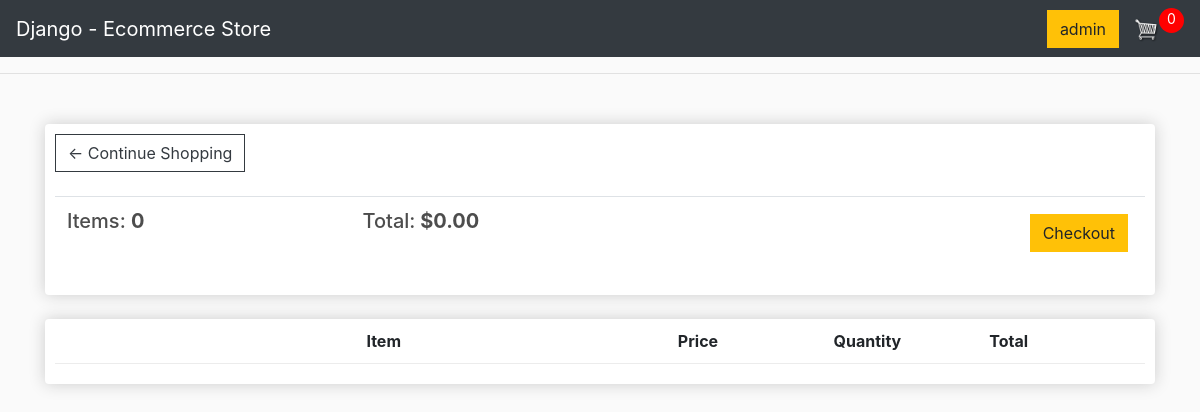
/cart/ (signed in), run on an earlier commit of the app's database.
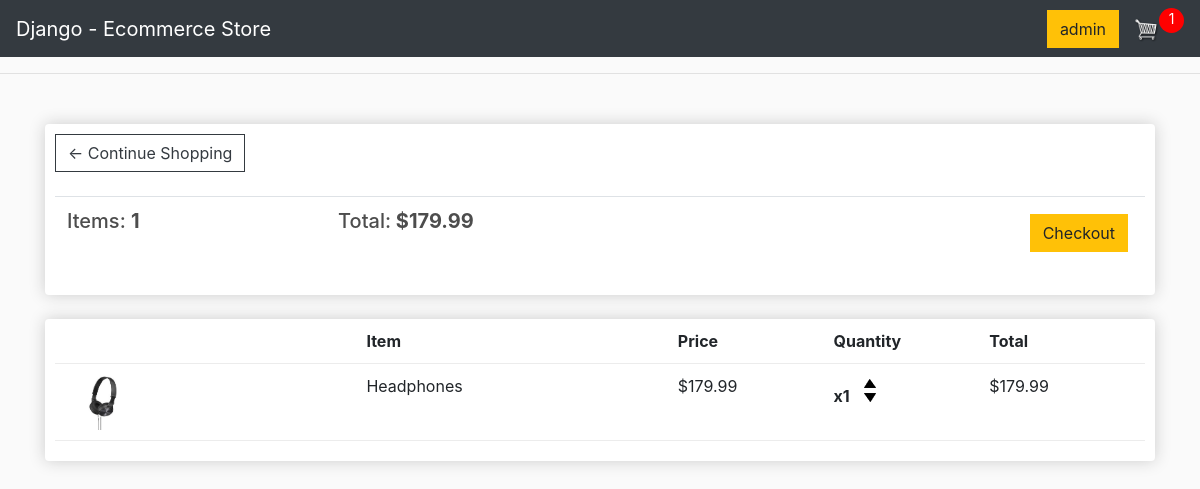
And on a later commit of the database.
### store/models.py (models this page shows, shortened)
class Order(models.Model):
    customer = models.ForeignKey(Customer, on_delete=models.SET_NULL, null=True, blank=True)
    date_ordered = models.DateTimeField(auto_now_add=True)
    complete = models.BooleanField(default=False)
    transaction_id = models.CharField(max_length=100, null=True)
    @property
    def get_cart_total(self):
        orderitems = self.orderitem_set.all()
        total = sum([item.get_total for item in orderitems])
        return total
    @property
    def get_cart_items(self):
        orderitems = self.orderitem_set.all()
        total = sum([item.quantity for item in orderitems])
        return total

class OrderItem(models.Model):
    product = models.ForeignKey(Product, on_delete=models.SET_NULL, null=True)
    order = models.ForeignKey(Order, on_delete=models.SET_NULL, null=True)
    quantity = models.IntegerField(default=0, null=True, blank=True)
    date_added = models.DateTimeField(auto_now_add=True)
    @property
    def get_total(self):
        total = self.product.price * self.quantity
        return total

class Product(models.Model):
    name =  models.CharField(max_length=200)
    price = models.DecimalField(max_digits=7, decimal_places=2)
    digital = models.BooleanField(default=False, null=True, blank=True)
    image = models.ImageField(null=True, blank=True)
    @property # property decorator: lets you access this as an attribut rather than a method
    def imageURL(self):
        try:
            url = self.image.url
        except:
            url = ''
        return url

### store/views.py (the view)
# urls.py: path('cart/', views.cart, name="cart"),
def cart(request):
     data = cartData(request)
     cartItems = data['cartItems']
     order = data['order']
     items = data['items']
     context = {'items': items, 'order': order, 'cartItems': cartItems}
     return render(request, 'store/cart.html', context)

### store/utils.py (called while the page is built)
def cartData(request):
     if request.user.is_authenticated:
          customer = request.user.customer
          order, created = Order.objects.get_or_create(customer=customer, complete=False)
          items = order.orderitem_set.all()
          cartItems = order.get_cart_items
     else:
          cookieData = cookieCart(request)
          cartItems = cookieData['cartItems']
          order = cookieData['order']
          items = cookieData['items']
     return {'items': items, 'order': order, 'cartItems': cartItems}

### store/templates/store/cart.html
{% extends 'store/main.html' %}
{% load static %}
{% block content %}
<div class="row">
	<div class="col-lg-12">
		<div class="box-element">
            <a  class="btn btn-outline-dark" href="{% url 'store' %}">&#x2190; Continue Shopping</a>
            <br>
            <br>
            <table class="table">
                <tr>
                    <th><h5>Items: <strong>{{order.get_cart_items}}</strong></h5></th>
                    <th><h5>Total:<strong> ${{order.get_cart_total|floatformat:2}}</strong></h5></th>
                    <th>
                        <a  style="float:right; margin:5px;" class="btn btn-success" href="{% url 'checkout' %}">Checkout</a>
                    </th>
                </tr>
            </table>
        </div>
		<br>
		<div class="box-element">
            <div class="cart-row">
                <div style="flex:2"></div>
                <div style="flex:2"><strong>Item</strong></div>
                <div style="flex:1"><strong>Price</strong></div>
                <div style="flex:1"><strong>Quantity</strong></div>
                <div style="flex:1"><strong>Total</strong></div>
            </div>
            {% for item in items %}
            <div class="cart-row">
                <div style="flex:2"><img class="row-image" src="{{item.product.imageURL}}"></div>
                <div style="flex:2"><p>{{item.product.name}}</p></div>
                <div style="flex:1"><p>${{item.product.price|floatformat:2}}</p></div>
                <div style="flex:1">
                    <p class="quantity">x{{item.quantity}}</p>
                    <div class="quantity">
                        <img data-product="{{item.product.id}}" data-action="add" class="chg-quantity update-cart" src="{% static  'images/arrow-up.png' %}">
                        <img data-product="{{item.product.id}}" data-action="remove" class="chg-quantity update-cart" src="{% static  'images/arrow-down.png' %}">
                    </div>
                </div>
                <div style="flex:1"><p>${{item.get_total}}</p></div>
            </div>
            {% endfor %}
	</div>
</div>
{% endblock content %}

### store/templates/store/main.html (shortened to what this page needs)
<!DOCTYPE html>
{% load static %}
<html>
<head>
	<link rel="stylesheet" href="https://stackpath.bootstrapcdn.com/bootstrap/4.4.1/css/bootstrap.min.css">
	<link rel="stylesheet" type="text/css" href="{% static 'css/main.css' %}">
</head>
<body>
    <nav class="navbar navbar-expand-lg navbar-dark bg-dark">
        <a class="navbar-brand" href="{% url 'store' %}">Django - Ecommerce Store</a>
        <div class="collapse navbar-collapse" id="navbarSupportedContent">
            <div class="form-inline my-2 my-lg-0">
                {% if user.is_authenticated %}
                    <a href="#" class="btn btn-warning">{{ user }}</a>
                {% else %}
                    <a href="#" class="btn btn-warning">Login</a>
                {% endif %}
                <a href="{% url 'cart' %}">
                    <img id="cart-icon" src="{% static 'images/cart.png' %}">
                </a>
                <p id="cart-total">{{cartItems}}</p>
            </div>
        </div>
    </nav>
    <hr>
    <div class="container">
        <br>
        {% block content %}
        {% endblock content %}
    </div>
</body>
</html>

### static/css/main.css (style rules this page uses)
body { background-color: hsl(0, 0%, 98%); }
h1,h2,h3,h4,h5,h6 { color:hsl(0, 0%, 30%); }
.box-element { box-shadow:hsl(0, 0%, 80%) 0 0 16px; background-color: #fff; border-radius: 4px; padding: 10px; }
.bg-dark { background-color: #343a40!important; }
#cart-icon { width:25px; display: inline-block; margin-left: 15px; }
#cart-total { display: block; text-align: center; color:#fff; background-color: red; width: 25px; height: 25px; border-radius: 50%; font-size: 14px; }
.col-lg-4, .col-lg-6, .col-lg-8, .col-lg-12 { margin-top: 10px; }
.btn { border-radius: 0; }
.btn-success { background-color: #ffc107; border-color: #ffc107; color: #212529; }
.row-image { width: 100px; }
.cart-row { display: flex; align-items: flex-stretch; padding-bottom: 10px; margin-bottom: 10px; border-bottom: 1px solid #ececec; }
.quantity { display: inline-block; font-weight: 700; padding-right:10px; }
.chg-quantity { width: 12px; cursor: pointer; display: block; margin-top: 5px; transition:.1s; }

What changed in the data, as far as the page shows it:
removed Order: get_cart_items "0", get_cart_total "0.00"
added Order: get_cart_items "1", get_cart_total "179.99"
added OrderItem: product.imageURL (picture), product.name "Headphones", product.price "179.99", quantity "1", get_total "179.99"
Also different on the page:
{{ cartItems }}: "0" → "1"
